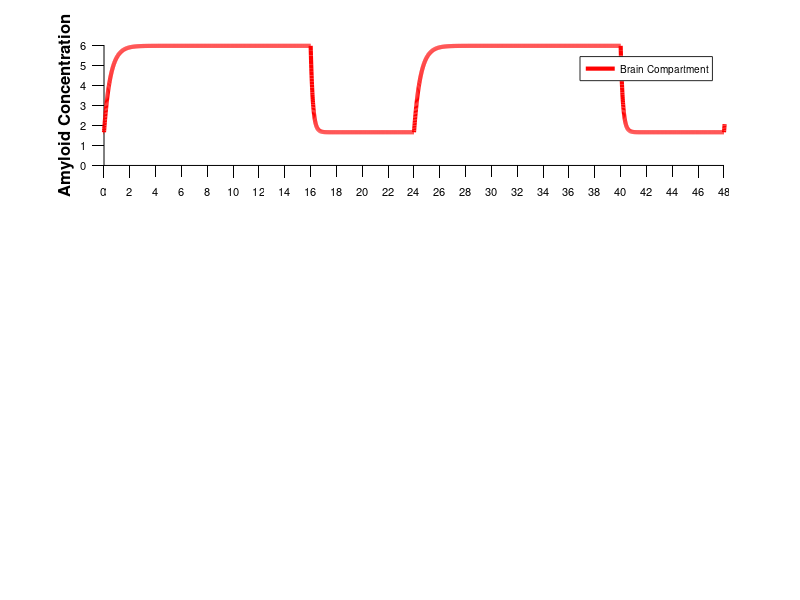

Recreate this plot in MATLAB. (Note: this script raises an error after producing the figure.)
% general graphics, this will apply to any figure you open
% (groot is the default figure object).
set(groot, ...
'DefaultFigureColor', 'w', ...
'DefaultAxesLineWidth', 0.5, ...
'DefaultAxesXColor', 'k', ...
'DefaultAxesYColor', 'k', ...
'DefaultAxesFontUnits', 'points', ...
'DefaultAxesFontSize', 8, ...
'DefaultAxesFontName', 'Helvetica', ...
'DefaultLineLineWidth', 1, ...
'DefaultTextFontUnits', 'Points', ...
'DefaultTextFontSize', 8, ...
'DefaultTextFontName', 'Helvetica', ...
'DefaultAxesBox', 'off', ...
'DefaultAxesTickLength', [0.02 0.025]);
 
% set the tickdirs to go out - need this specific order
set(groot, 'DefaultAxesTickDir', 'out');
set(groot, 'DefaultAxesTickDirMode', 'manual');

% Updated model function to optimize only sigma_bp (a), sigma_cp (b), and rbc (a12_wake)
function dydt_n = model_global_wrmse(t, y)
    A = 12;
    sigma_A = 0.8;
    r_bc = 1.5;
    sigma_bc = 2.5;
    r_cp = 0.0056;
    sigma_cp = 3.99;
    r_bp = (r_bc*(1-133*r_cp))/(133*r_cp);
    sigma_bp = 3.99;
    r_p = 0.28;
    sigma_p = 2.89;

    % Switch between sleep and wake states
    sw_cycle = (mod(t, 24) >= 8 && mod(t, 24) < 24);
    
    % Define the ODE system
    dydt_n = zeros(3, 1);
    dydt_n(1) = A * sw_cycle + sigma_A * A * (1 - sw_cycle) - (r_bp * sw_cycle + sigma_bp * r_bp * (1 - sw_cycle) + r_bc * sw_cycle + sigma_bc * r_bc * (1 - sw_cycle)) * y(1);
    dydt_n(2) = (r_bc * sw_cycle + sigma_bc * r_bc * (1 - sw_cycle)) * y(1) - (r_cp * sw_cycle + sigma_cp * r_cp * (1 - sw_cycle)) * y(2);
    dydt_n(3) = (r_bp * sw_cycle + sigma_bp * r_bp * (1 - sw_cycle)) * y(1) + (r_cp * sw_cycle + sigma_cp * r_cp * (1 - sw_cycle)) * y(2) - (r_p * sw_cycle + sigma_p * r_p * (1 - sw_cycle)) * y(3);
end

% Defining Euler-Maruyama Method
function [t, w] = euler(F, endpoints, initial_conditions, ts)
    % Calculate number of steps and time vector
    total_time = endpoints(2) - endpoints(1);
    num_steps = floor(total_time / ts);
    
    % Initialize time vector
    t = linspace(endpoints(1), endpoints(2), num_steps + 1)';
    
    % Initialize solution matrix
    w = zeros(length(t), length(initial_conditions));
    w(1,:) = initial_conditions;
    
    % Euler iteration
    for k = 1:num_steps
        w(k+1,:) = w(k,:) + F(t(k), w(k,:))' * ts;
    end
end

% Main script
% Run simulation
[t_100days_gwrmse, sol_100days_gwrmse] = euler(@(t,y) model_global_wrmse(t,y), [0, 24*100], [0,600,15.5], 0.01);

% Plot comparison
figure;
subplot(3, 1, 1);
hold on;
plot(t_100days_gwrmse, sol_100days_gwrmse(:, 1), 'r', 'LineWidth', 3.0, 'DisplayName', 'Brain Compartment');
legend('show');
ylabel('Amyloid Concentration', 'FontSize', 12, 'FontWeight','bold');
xlim([2336, 2384]);
xticks(2336:2:2384);
xticklabels(0:2:48);
xline(2352, 'k--', 'LineWidth', 2, 'HandleVisibility', 'off', 'Alpha', 0.5);
xline(2360, 'k--', 'LineWidth', 2, 'HandleVisibility', 'off', 'Alpha', 0.5);
xline(2376, 'k--', 'LineWidth', 2, 'HandleVisibility', 'off', 'Alpha', 0.5);
xline(2384, 'k--', 'LineWidth', 2, 'HandleVisibility', 'off', 'Alpha', 0.5);
hold off;

subplot(3, 1, 2);
hold on;
plot(t_100days_gwrmse, sol_100days_gwrmse(:, 2), 'r', 'LineWidth', 3.0, 'DisplayName', 'CSF Compartment');
legend('show');
ylabel('Amyloid Concentration', 'FontSize', 12, 'FontWeight','bold');
xlim([2336, 2384]);
xticks(2336:2:2384);
xticklabels(0:2:48);
xline(2352, 'k--', 'LineWidth', 2, 'HandleVisibility', 'off', 'Alpha', 0.5);
xline(2360, 'k--', 'LineWidth', 2, 'HandleVisibility', 'off', 'Alpha', 0.5);
xline(2376, 'k--', 'LineWidth', 2, 'HandleVisibility', 'off', 'Alpha', 0.5);
xline(2384, 'k--', 'LineWidth', 2, 'HandleVisibility', 'off', 'Alpha', 0.5);
hold off;

subplot(3, 1, 3);
hold on;
plot(t_100days_gwrmse, sol_100days_gwrmse(:, 3), 'r', 'LineWidth', 3.0, 'DisplayName', 'Plasma Compartment');
legend('show');
xlabel('Time (hr)', 'FontSize', 12, 'FontWeight','bold');
ylabel('Amyloid Concentration', 'FontSize', 12, 'FontWeight','bold');
xlim([2336, 2384]);
xticks(2336:2:2384);
xticklabels(0:2:48);
xline(2352, 'k--', 'LineWidth', 2, 'HandleVisibility', 'off', 'Alpha', 0.5);
xline(2360, 'k--', 'LineWidth', 2, 'HandleVisibility', 'off', 'Alpha', 0.5);
xline(2376, 'k--', 'LineWidth', 2, 'HandleVisibility', 'off', 'Alpha', 0.5);
xline(2384, 'k--', 'LineWidth', 2, 'HandleVisibility', 'off', 'Alpha', 0.5);
hold off;
